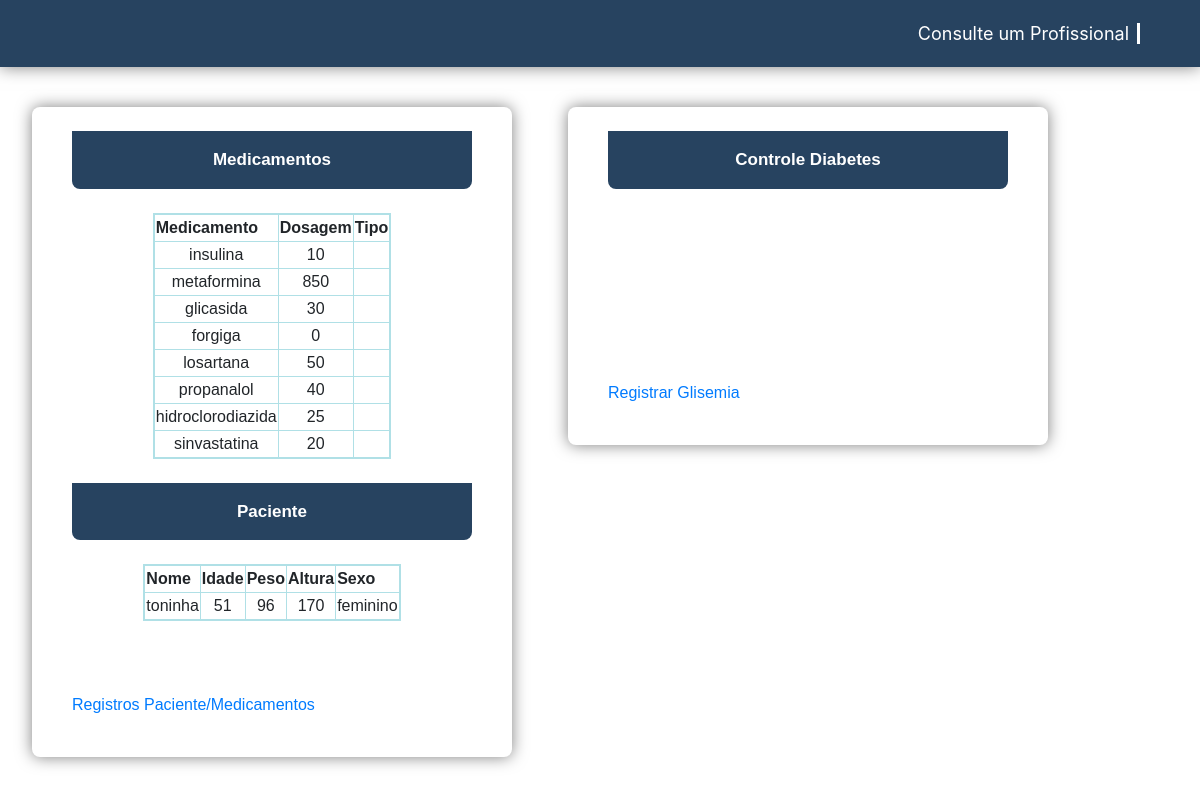
The page / on the database its author committed.
### tables this page shows
CREATE TABLE `medicamento` (
  `ID_MED` int(3) NOT NULL,
  `medicamento` varchar(45) NOT NULL,
  `dose_med` float NOT NULL,
  `tipo` varchar(20) DEFAULT NULL,
  `paciente_ID_PC` int(11) NOT NULL
);

CREATE TABLE `paciente` (
  `ID_PC` int(11) NOT NULL,
  `NOME_PC` varchar(50) NOT NULL,
  `IDADE` int(3) NOT NULL,
  `PESO` float NOT NULL,
  `ALTURA` float NOT NULL,
  `SEXO` varchar(14) DEFAULT NULL,
  `NATF` int(4) NOT NULL,
  `controle_dt_ID_DT` int(3) NOT NULL
);

### php/consulta_med.php (the view, shortened to what this page needs)
<?php
	echo "<table border=2 bordercolor='#B0E0E6' align='center' >";
	echo "<tr>";
	echo "<th>Medicamento</th>";
	echo "<th>Dosagem</th>";
	echo "<th>Tipo</th>";
	echo "</tr>";
	include_once("conexao.php");
	$sql = "select `medicamento`,`dose_med`,`tipo` from `medicamento`";
	$resultado = mysqli_query($conexao,$sql) or die("Erro ao retornar dados");
	while ($reg = mysqli_fetch_array($resultado))
	{
		$medicamento = $reg['medicamento'];
		$dosagem = $reg['dose_med'];
		$tipo = $reg['tipo'];
		echo "<tr>";
		echo "<td align='center'>".$medicamento."</td>";
		echo "<td align='center'>".$dosagem."</td>";
		echo "<td align='center'>".$tipo."</td>";
		echo "</tr>";
	}
	echo "</table>";
?>

### index.php (shortened to what this page needs)
<!DOCTYPE html>
<html lang="pt-br">
  <head>
    <link rel="stylesheet" href="style.css" />
    <link rel="stylesheet" href="https://stackpath.bootstrapcdn.com/bootstrap/4.1.3/css/bootstrap.min.css">
  </head>
  <body>
    <section class="cabecalho">
      <div>
		<a href="https://www.ubbonline.org.br/">Consulte um Profissional</a>
      </div>
    </section>
	<div class="actual-form3">
        <div class="heading">
          <b class="titulo">Medicamentos</b>
        </div>
		<br/>
		<?php include_once("./php/consulta_med.php"); ?>
		<div class="heading">
          <b class="titulo">Paciente</b>
        </div>
		<br/>
		<?php include_once("./php/consulta_pac.php"); ?>
		<a href="index2.html"> Registros Paciente/Medicamentos </a>
      </div>
	<div class="actual-form4">
		  <div class="heading">
          <b class="titulo">Controle Diabetes</b>
		  </div>
		<a href="index3.html">Registrar Glisemia</a>
      </div>
  </body>
</html>

### php/consulta_pac.php (shortened to what this page needs)
<?php
		echo "<table border=2 bordercolor='#B0E0E6' align='center' >";
		echo "<tr>";
		echo "<th>Nome</th>";
		echo "<th>Idade</th>";
		echo "<th>Peso</th>";
		echo "<th>Altura</th>";
		echo "<th>Sexo</th>";
		echo "</tr>";
	$conexao = mysqli_connect('localhost','root','','diabetes') or die('Erro ao conectar ao servidor');
	$sql = "select `NOME_PC`,`IDADE`,`PESO`,`ALTURA`,`SEXO` from `paciente`";
	$resultado = mysqli_query($conexao,$sql) or die("Erro ao retornar dados");
	while ($reg = mysqli_fetch_array($resultado))
	{
		$paciente = $reg['NOME_PC'];
		$idade = $reg['IDADE'];
		$peso = $reg['PESO'];
		$altura = $reg['ALTURA'];
		$sexo = $reg['SEXO'];
		echo "<tr>";
		echo "<td align='center'>".$paciente."</td>";
		echo "<td align='center'>".$idade."</td>";
		echo "<td align='center'>".$peso."</td>";
		echo "<td align='center'>".$altura."</td>";
		echo "<td align='center'>".$sexo."</td>";
		echo "</tr>";
	}
	echo "</table>";
?>

### style.css (style rules this page uses)
.cabecalho { padding: 20px ; background-color: #274360; text-align: right; box-shadow: 0 0 1em rgb(0 0 0 / .5); }
.cabecalho a { margin-bottom: 3vh; text-decoration: none; padding-right: 8px; border-right: 3px solid #fff; font-size: 18px; margin: 0 40px; color: rgb(255, 255, 255); transition: 0.5s ease; }
.actual-form3 { background-color: #fff; padding: 0vh 5vh 5vh; height: 80%; width: 40%; float: left; margin: 5vh 3vh 5vh 4vh; font-family: 'Arial', sans-serif; border-radius: 1vh; box-shadow: 0 0 1em rgb(0 0 0 / .5); }
.actual-form4 { background-color: #fff; padding: 0vh 5vh 5vh; height: 80%; width: 40%; float: left; margin: 5vh 3vh 5vh 4vh; font-family: 'Arial', sans-serif; border-radius: 1vh; box-shadow: 0 0 1em rgb(0 0 0 / .5); }
.heading { text-align: center; color: #fff; background-color: #274360; border-radius: 0vh 0vh 1vh 1vh; padding: 2vh; font-size: 17px; transition: 0.5s all; }

### rows shown on the page
medicamento: medicamento "insulina", dose_med "10"
medicamento: medicamento "metaformina", dose_med "850"
medicamento: medicamento "glicasida", dose_med "30"
medicamento: medicamento "forgiga", dose_med "0"
medicamento: medicamento "losartana", dose_med "50"
medicamento: medicamento "propanalol", dose_med "40"
medicamento: medicamento "hidroclorodiazida", dose_med "25"
medicamento: medicamento "sinvastatina", dose_med "20"
paciente: NOME_PC "toninha", IDADE "51", PESO "96", ALTURA "170", SEXO "feminino"
